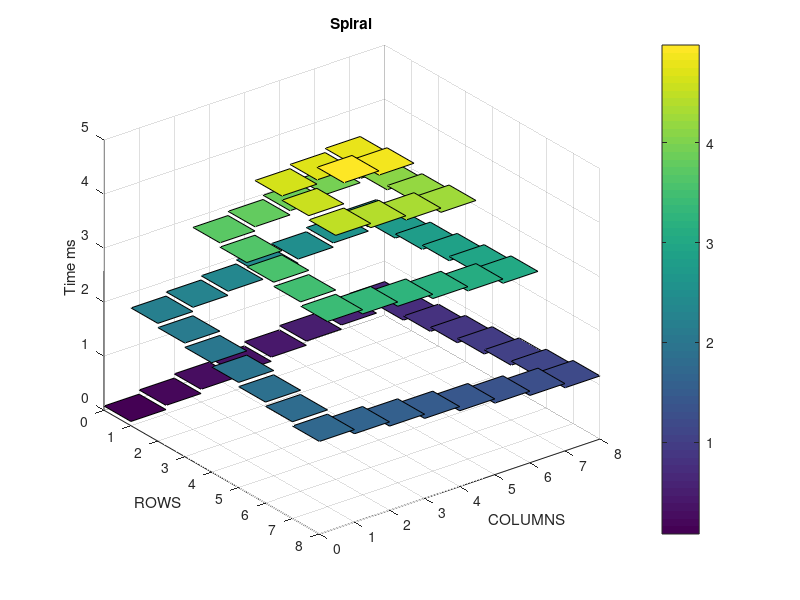
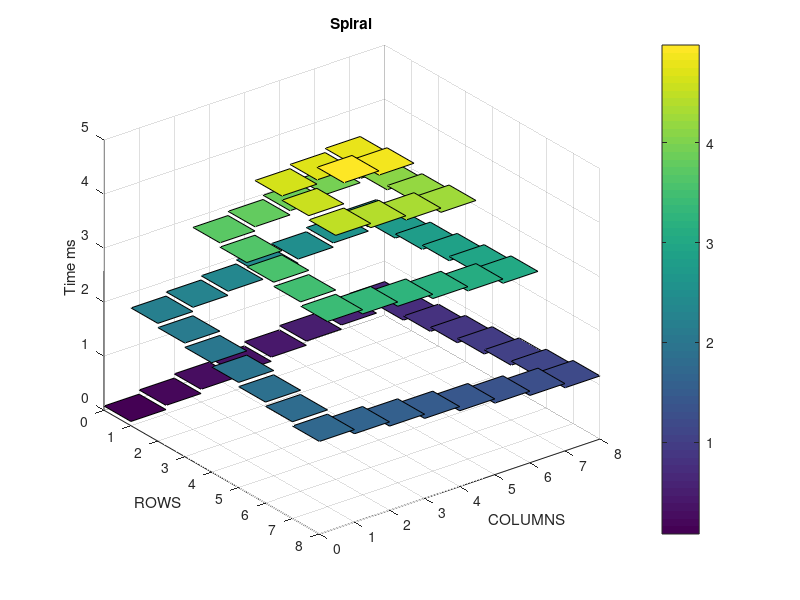

MATLAB code for these plots, in order:
%function []=spiralNxM(N,M,freq)

%         <------- N ------>
%         ^ Pix0 Pix1 .....
%         |   .
%         |     .
%         M       .
%         |         .
%         |           .PixN,M

tic;

clear all;clc;close all;

N = 8; 
M = 8;
freq = 100;
rpm = freq*60;

curr_path = pwd;
PATH_input = '/home/netware/users/jpgironruiz/Desktop/Documents/Cadence_analysis/Inputs/';
cd(PATH_input);
nameSignal = strcat('spiral_ATIS_',int2str(N),'X',int2str(M),'_',int2str(freq));
name_folder = strcat(nameSignal,'/');
[s,mess1,mess2]=mkdir(name_folder);
if (~strcmp(mess1,''))
   
    rmdir(name_folder,'s');
    mkdir(name_folder);
end
PATH_input = strcat(PATH_input,nameSignal,'/');
cd(curr_path);
pixel = 0;
start_col = 1;end_Col = N;
start_row = 2;end_row = M;
%I0 = 50e-12;
%Ich = 100e-12;

I0 = 20e-15;
%Ich = 100e-12;
quant_pixel = N*M;
Ich1 = linspace(20e-12,1e-9,quant_pixel);
Ich2 = linspace(1e-9,20e-9,quant_pixel);
scaleTime = 1e3;

state = 0;

Array = I0*ones(M,N);
i = 1;j=1;
samples = 2;
T = 1/freq;
delta_time = T/quant_pixel;
vec_time = linspace(0,T,2*samples*N*M+2); % + 2 para incluir un pequeno delay 
len_t=length(vec_time);
t_start=vec_time(1);
t_stop=vec_time(len_t);


Matrix_pixels = zeros(len_t,N*M);

% Only for the plot

X = 0:2*N-1;
Y = 0:2*M-1;
z  = zeros(2*M,2*N);
h = figure(1);

% y -> Columns
% x -> Rows


% Ajustando el primer valor

Matrix_pixels(1,:) = I0;
Matrix_pixels(2,:) = I0;
ind_time_start1 = 3;
ind_time_start2 = len_t/2 + 3;

% Only are fired ON spikes between 0 to T/2

while (pixel < quant_pixel)
   
   z(:,:) = NaN;
   
      
   switch state
       
       case 0
           
            % the gradient go to rigth
            if ( j < end_Col)
                
                time1 = vec_time(pixel+ind_time_start1);
                Matrix_pixels(ind_time_start1+pixel:len_t,pixel+1) = Ich1(pixel+1);
                Matrix_pixels(ind_time_start1+pixel+1:len_t,pixel+1) = Ich1(pixel+1);
                ind_time_start1 = ind_time_start1 + 1;
                % --- plot ---%
                y1  = i;
                y2  = y1+1;
                x1  = j;
                x2  = x1+1;
                z([y1 y2],[x1 x2]) = scaleTime*time1;
                surf(X,Y,z)
                hold on
                grid on
                % --- End plot ---%
                j = j + 1;
                pixel = pixel + 1;
                %export = true;
            else
                end_Col = end_Col - 1;
                state = 1;
                %export = false;
            end
            
       case 1
       
            % The gradient is downing by one column
            if ( i < end_row )
                %Array(i,j) = Ich(pixel+1);
                time1 = vec_time(pixel+ind_time_start1);
                Matrix_pixels(ind_time_start1+pixel:len_t,pixel+1) = Ich1(pixel+1);
                Matrix_pixels(ind_time_start1+pixel+1:len_t,pixel+1) = Ich1(pixel+1);
                ind_time_start1 = ind_time_start1 + 1;
                
                % --- plot ---%
                y1  = i;
                y2  = y1+1;
                x1  = j;
                x2  = x1+1;
                z([y1 y2],[x1 x2]) = scaleTime*time1;
                surf(X,Y,z)
                hold on
                grid on
                % --- End plot ---%
                
                i = i + 1;
                pixel = pixel + 1;
                %export = true;
            else
                end_row = end_row - 1;
                state = 2;
                %export = false;
            end
       case 2
           
            % el gradiente esta yendo de derecha a izquierda
            if ( j > start_col)
                %Array(i,j) = Ich(pixel+1);
                time1 = vec_time(pixel+ind_time_start1);
                Matrix_pixels(ind_time_start1+pixel:len_t,pixel+1) = Ich1(pixel+1);
                Matrix_pixels(ind_time_start1+pixel+1:len_t,pixel+1) = Ich1(pixel+1);
                ind_time_start1 = ind_time_start1 + 1;
                
                % --- plot ---%
                y1  = i;
                y2  = y1+1;
                x1  = j;
                x2  = x1+1;
                z([y1 y2],[x1 x2]) = scaleTime*time1;
                surf(X,Y,z)
                hold on
                grid on
                % --- End plot ---%
                
                j = j - 1;
                pixel = pixel + 1;
                %export = true;
            else
                start_col = start_col + 1;
                state = 3;
                %export = false;
            end
       case 3
           
           % El gradiente esta subiendo por una columna
           if ( i >= start_row) 
               %Array(i,j) = Ich(pixel+1);
               time1 = vec_time(pixel+ind_time_start1);
               Matrix_pixels(ind_time_start1+pixel:len_t,pixel+1) = Ich1(pixel+1);
               Matrix_pixels(ind_time_start1+pixel+1:len_t,pixel+1) = Ich1(pixel+1);
               ind_time_start1 = ind_time_start1 + 1;
               % --- plot ---%
               y1  = i;
               y2  = y1+1;
               x1  = j;
               x2  = x1+1;
               z([y1 y2],[x1 x2]) = scaleTime*time1;
               surf(X,Y,z)
               hold on
               grid on
               % --- End plot ---%

               
               i = i - 1;
               pixel = pixel + 1;
               %export = true;
           else
               i = i + 1;
               j = j + 1;
               start_row = start_row + 1;
               %export = false;
               if pixel+1 == quant_pixel
                   
                   state = 4;
               else
                   state = 0;
               end
               
           end
       case 4
           % Left one pixel only!
           time1 = vec_time(pixel+ind_time_start1);
           Matrix_pixels(ind_time_start1+pixel:len_t,pixel+1) = Ich1(pixel+1);
           Matrix_pixels(ind_time_start1+pixel+1:len_t,pixel+1) = Ich1(pixel+1);
           ind_time_start1 = ind_time_start1 + 1;
                      
           pixel = pixel + 1;
           %export = true;
           % --- plot ---%
           y1  = i;
           y2  = y1+1;
           x1  = j;
           x2  = x1+1;
           z([y1 y2],[x1 x2]) = scaleTime*time1;
           surf(X,Y,z)
           hold on
           grid on
           % --- End plot ---%
   end
end


% Only are fired OFF spikes between T/2 to T

pixel = 0;
state = 0;
start_col = 1;end_Col = N;
start_row = 2;end_row = M;
i = 1;j=1;

while (pixel < quant_pixel)
   
   %z(:,:) = NaN;
   
      
   switch state
       
       case 0
           
            % the gradient go to rigth
            if ( j < end_Col)
                
                time1 = vec_time(pixel+ind_time_start1);
                Matrix_pixels(ind_time_start1+pixel:len_t,pixel+1) = Ich2(pixel+1);
                Matrix_pixels(ind_time_start1+pixel+1:len_t,pixel+1) = Ich2(pixel+1);
                ind_time_start1 = ind_time_start1 + 1;
                % --- plot ---%
                %y1  = i;
                %y2  = y1+1;
                %x1  = j;
                %x2  = x1+1;
                %z([y1 y2],[x1 x2]) = scaleTime*time1;
                %surf(X,Y,z)
                %hold on
                %grid on
                % --- End plot ---%
                j = j + 1;
                pixel = pixel + 1;
                %export = true;
            else
                end_Col = end_Col - 1;
                state = 1;
                %export = false;
            end
            
       case 1
       
            % The gradient is downing by one column
            if ( i < end_row )
                %Array(i,j) = Ich(pixel+1);
                time1 = vec_time(pixel+ind_time_start1);
                Matrix_pixels(ind_time_start1+pixel:len_t,pixel+1) = Ich2(pixel+1);
                Matrix_pixels(ind_time_start1+pixel+1:len_t,pixel+1) = Ich2(pixel+1);
                ind_time_start1 = ind_time_start1 + 1;
                
                % --- plot ---%
                %y1  = i;
                %y2  = y1+1;
                %x1  = j;
                %x2  = x1+1;
                %z([y1 y2],[x1 x2]) = scaleTime*time1;
                %surf(X,Y,z)
                %hold on
                %grid on
                % --- End plot ---%
                
                i = i + 1;
                pixel = pixel + 1;
                %export = true;
            else
                end_row = end_row - 1;
                state = 2;
                %export = false;
            end
       case 2
           
            % el gradiente esta yendo de derecha a izquierda
            if ( j > start_col)
                %Array(i,j) = Ich(pixel+1);
                time1 = vec_time(pixel+ind_time_start1);
                Matrix_pixels(ind_time_start1+pixel:len_t,pixel+1) = Ich2(pixel+1);
                Matrix_pixels(ind_time_start1+pixel+1:len_t,pixel+1) = Ich2(pixel+1);
                ind_time_start1 = ind_time_start1 + 1;
                
                % --- plot ---%
                %y1  = i;
                %y2  = y1+1;
                %x1  = j;
                %x2  = x1+1;
                %z([y1 y2],[x1 x2]) = scaleTime*time1;
                %surf(X,Y,z)
                %hold on
                %grid on
                % --- End plot ---%
                
                j = j - 1;
                pixel = pixel + 1;
                %export = true;
            else
                start_col = start_col + 1;
                state = 3;
                %export = false;
            end
       case 3
           
           % El gradiente esta subiendo por una columna
           if ( i >= start_row) 
               %Array(i,j) = Ich(pixel+1);
               time1 = vec_time(pixel+ind_time_start1);
               Matrix_pixels(ind_time_start1+pixel:len_t,pixel+1) = Ich2(pixel+1);
               Matrix_pixels(ind_time_start1+pixel+1:len_t,pixel+1) = Ich2(pixel+1);
               ind_time_start1 = ind_time_start1 + 1;
               % --- plot ---%
               %y1  = i;
               %y2  = y1+1;
               %x1  = j;
               %x2  = x1+1;
               %z([y1 y2],[x1 x2]) = scaleTime*time1;
               %surf(X,Y,z)
               %hold on
               %grid on
               % --- End plot ---%

               
               i = i - 1;
               pixel = pixel + 1;
               %export = true;
           else
               i = i + 1;
               j = j + 1;
               start_row = start_row + 1;
               if pixel+1 == quant_pixel
                   
                   state = 4;
               else
                   state = 0;
               end
               
           end
       case 4
           % Left one pixel only!
           time1 = vec_time(pixel+ind_time_start1);
           Matrix_pixels(ind_time_start1+pixel:len_t,pixel+1) = Ich2(pixel+1);
           Matrix_pixels(ind_time_start1+pixel+1:len_t,pixel+1) = Ich2(pixel+1);
           ind_time_start1 = ind_time_start1 + 1;
                      
           pixel = pixel + 1;
           % --- plot ---%
           %y1  = i;
           %y2  = y1+1;
           %x1  = j;
           %x2  = x1+1;
           %z([y1 y2],[x1 x2]) = scaleTime*time1;
           %surf(X,Y,z)
           %hold on
           %grid on
           % --- End plot ---%
   end
end



%interp1 is used to interpolate the input
%interp_InputSignal(PATH_input,nameSignal,quant_pixel,len_t,samples) 

cd(PATH_input)



period = T;
fid = fopen('README.txt','wt');
fprintf(fid,' N %d\n M %d\n T %d \n freq %d (Hz) \n Sample %d \n RPM %d \n',N,M,period,1/period,samples,rpm);
fclose(fid);


colorbar;
set(gca,'xtick',X);
set(gca,'ytick',Y);
set(gca,'Ydir','reverse')
xlabel('COLUMNS')
ylabel('ROWS')
zlabel('Time ms')
name_title = 'Spiral';
title(name_title)
xlim([0 N])
ylim([0 M])
saveas(h,nameSignal,'fig')
saveas(h,nameSignal,'png')
cd(curr_path)
toc;